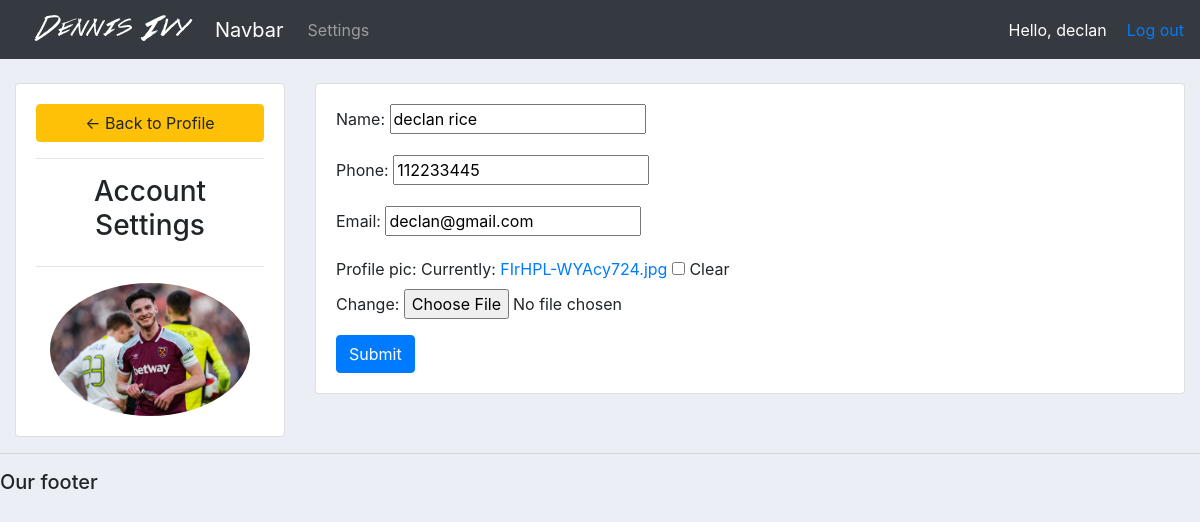
Page /accountSetting/ (signed in) on the committed database.
### accounts/models.py (models this page shows, shortened)
class Customer(models.Model):
	user = models.OneToOneField(User, null=True,blank=True, on_delete=models.CASCADE)
	name = models.CharField(max_length=200, null=True)
	phone = models.CharField(max_length=200, null=True)
	email = models.CharField(max_length=200, null=True)
	profile_pic =models.ImageField(default="profile_pic.png", null=True,blank=True)
	date_created = models.DateTimeField(auto_now_add=True, null=True)

### accounts/views.py (the view)
# urls.py: path('accountSetting/',views.accountSetting,name = 'accountSetting'),
def accountSetting(request):
    customer = request.user.customer
    form = CustomerForm(instance=customer)
    if request.method == 'POST':
        form =  CustomerForm(request.POST, request.FILES,instance=customer)
        if form.is_valid():
            form.save()
    context={'form':form}
    return render(request, 'accounts/account_setting.html',context)

### accounts/forms.py
class CustomerForm(ModelForm):
	class Meta:
		model = Customer
		fields = '__all__'
		exclude = ['user']

### accounts/templates/accounts/account_setting.html (shortened to what this page needs)
{%  extends 'accounts/main.html' %}
{% load static %}
{% block content %}
<br>
<div class="row">
	<div class="col-md-3">
		<div class="card card-body">
			<a class="btn btn-warning" href="{% url 'home' %}"> &#8592; Back to Profile</a>
			<hr>
			<h3 style="text-align: center">Account Settings</h3>
			<hr>
			<img class="profile-pic" src="{{request.user.customer.profile_pic.url}}" >
		</div>
	</div>
	<div class="col-md-9">
		<div class="card card-body">
			<form method="POST" action="" enctype="multipart/form-data">
				{{form.as_p}}
			<input class="btn btn-primary" type="submit" name="Update Information">
			</form>
		</div>
	</div>
</div>
{% endblock %}

### accounts/templates/accounts/navbar.html (shortened to what this page needs)
{% load static %}
<nav class="navbar navbar-expand-lg navbar-dark bg-dark">
  <img src="{% static 'images/logo.png' %}">
  <a class="navbar-brand" href="#">Navbar</a>
  <div class="collapse navbar-collapse" id="navbarNav">
    <ul class="navbar-nav">
      {% if request.user.is_staff %}
      <li class="nav-item active">
        <a class="nav-link" href="{% url 'home' %}">Dashboard</a>
      </li>
      <li class="nav-item">
        <a class="nav-link" href="{% url 'products' %}">Products</a>
      </li>
      {% else %}
       <li class="nav-item">
        <a class="nav-link" href="{% url 'accountSetting' %}">Settings</a>
      </li>
      {% endif %}
    </ul>
  </div>
  <span style="color:white; margin-right:20px" >Hello, {{request.user}}</span>
  <span><a href = "{% url 'logout' %}">Log out</a></span>
</nav>

### static/css/main.css (style rules this page uses)
body { background-color: #ebeff5; }

### accounts/templates/accounts/account_setting.html (style rules this page uses)
.profile-pic { max-width: 200px; max-height:200px; margin: 0 auto; border-radius: 50%; }

### rows in the picture
Customer: name "declan rice", phone "112233445", email "declan@gmail.com"

### other values in the picture
{{ request.user }} "declan"
